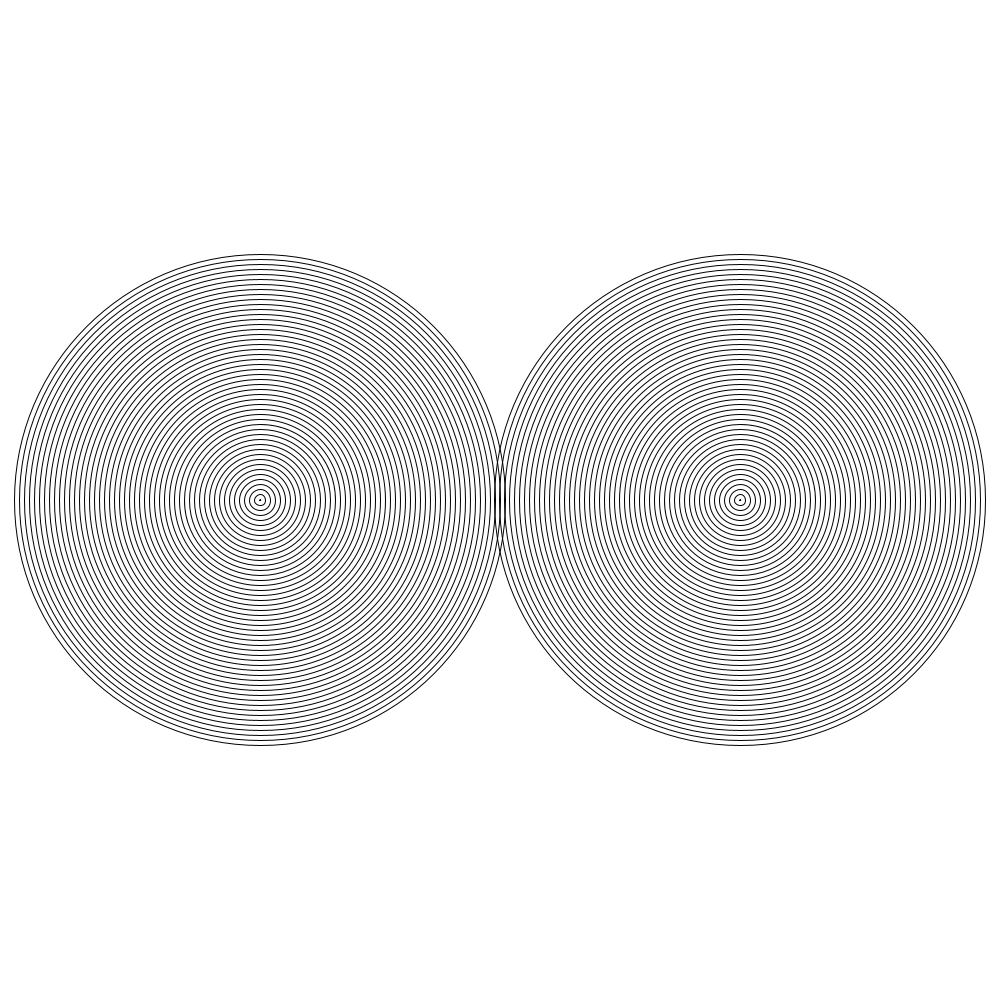
Frame 1 (no input)
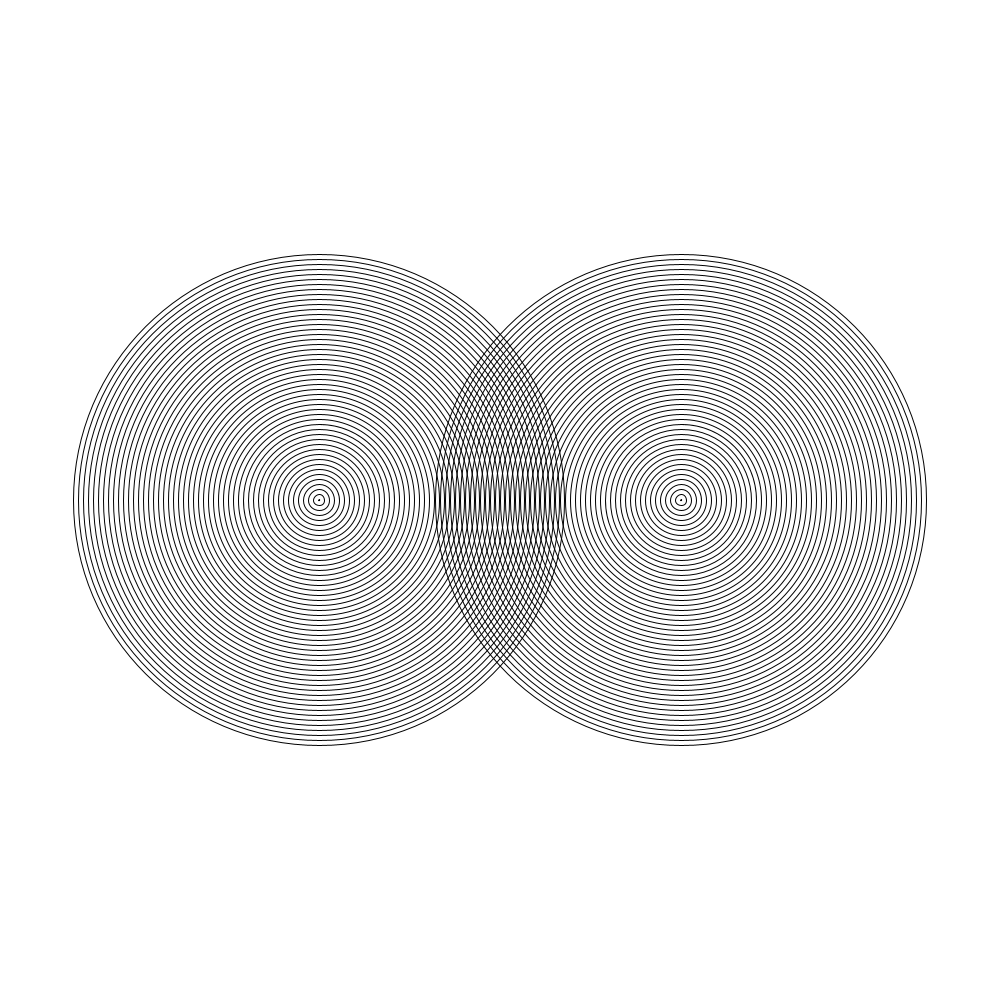
Frame 60 (the mouse pressed at the canvas centre just before this capture)
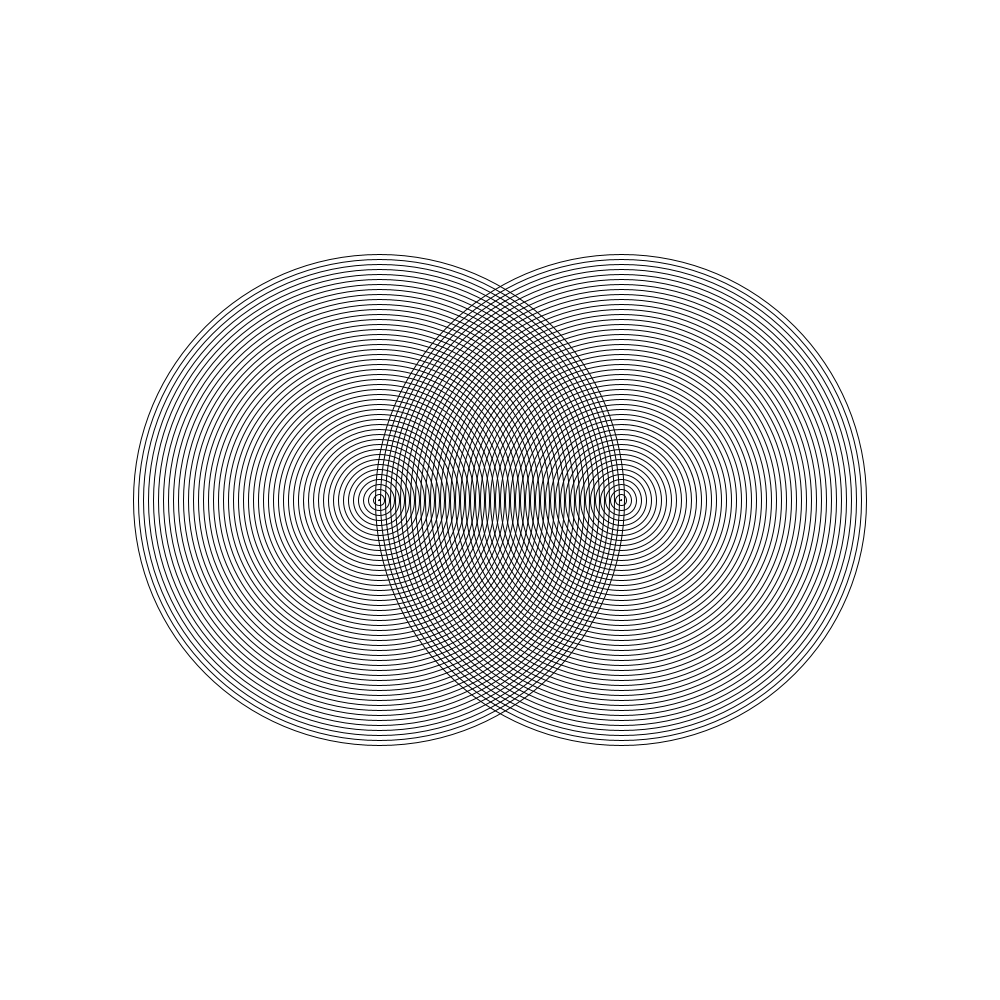
Frame 120 (the mouse held since frame 60 and released just before this capture)

The Processing sketch that drew these frames (run headless with seeded random() and noise(); from frame 60 on, the mouse is pressed at the canvas centre):

// Processing sketch: Illusion
// ── Illusion.pde
void setup() {
  size(1000,1000);
  noFill();
} 

 int move=10;

void draw() {
 
  background(255);
  for (int i = 1; i < 500; i=i+10) {

   ellipse(250 + move, 500, i, i);

  ellipse(750 - move, 500, i, i);
  }
  move+=1;
  
}
